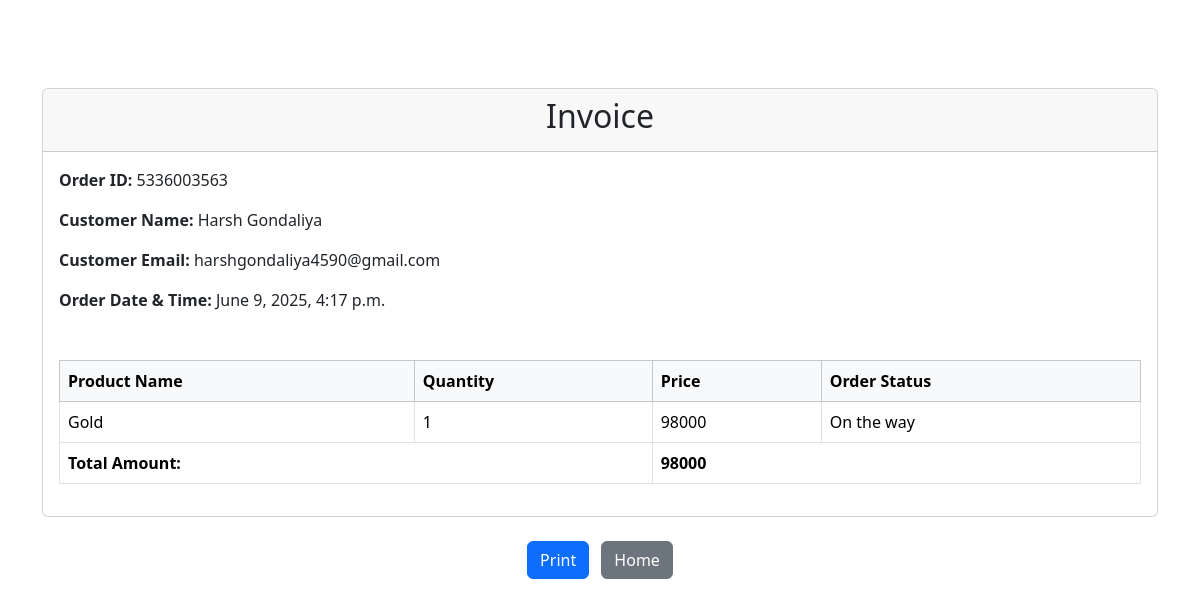
Page /single_invoice/?id=108 (signed in) on the committed database.
### app1/models.py (models this page shows, shortened)
class Order(models.Model):
    prods = models.ManyToManyField(Cart)
    user = models.ForeignKey(Registration,on_delete=models.CASCADE)
    date_time = models.DateTimeField(auto_now=True)
    payment_mode = models.CharField(max_length=50)
    transaction_id = models.CharField(max_length=100,blank=True,null=True)
    total_amount = models.PositiveIntegerField()
    add = models.TextField()
    mob = models.CharField(max_length=10)
    city = models.CharField(max_length=50)
    state = models.CharField(max_length=50)
    pin_code = models.CharField(max_length=6)
    ordered = models.BooleanField(default=False)

class Registration(models.Model):
    name = models.CharField(max_length=50)
    email = models.EmailField(max_length=50)
    add = models.CharField(max_length=50)
    mob = models.CharField(max_length=50)
    password = models.CharField(max_length=8)

class Cart(models.Model):
    pro = models.ForeignKey(Product,on_delete=models.CASCADE)
    user = models.ForeignKey(Registration,on_delete=models.CASCADE)
    qty = models.PositiveBigIntegerField()
    total_amount = models.PositiveIntegerField()
    order_id = models.PositiveBigIntegerField(default=0)
    ordered = models.BooleanField(default=False)
    status = models.CharField(choices=STATUS,verbose_name="Order Status",default="Pending")

class Product(models.Model):
    added_by = models.ForeignKey(SellerRegistration,on_delete=models.CASCADE,blank=True,null=True)
    name = models.CharField(max_length=50)
    price = models.PositiveIntegerField()
    stock = models.PositiveIntegerField(default=0)
    image = models.ImageField(upload_to='pro_img')
    description = models.TextField(max_length=500)
    category = models.ForeignKey(Category, on_delete=models.CASCADE)

### app1/views.py (the view)
# urls.py: path('single_invoice/',single_invoice,name='single_invoice'),
def single_invoice(request):
    if 'login' in request.session:
        id = request.GET['id']
        order = get_object_or_404(Order,id=id)
        param = {'order':order}
        return render(request,"invoice.html",param)
    else:
        return redirect('login')

### app1/templates/invoice.html (shortened to what this page needs)
<!DOCTYPE html>
<html lang="en">
<head>
  <link href="https://cdn.jsdelivr.net/npm/bootstrap@5.3.3/dist/css/bootstrap.min.css" rel="stylesheet">
  <link rel="stylesheet" href="https://cdn.jsdelivr.net/npm/bootstrap-icons@1.10.5/font/bootstrap-icons.css">
</head>
<body class="container mt-5">
    <div class="card">
        <div class="card-header text-center">
            <h2>Invoice</h2>
        </div>
        <div class="card-body" >
            <p><strong>Order ID: </strong>{{order.transaction_id}}</p>
            <p><strong>Customer Name: </strong>{{order.user.name}}</p>
            <p><strong>Customer Email: </strong>{{order.user.email}}</p>
            <p><strong>Order Date & Time: </strong>{{order.date_time}}</p>
            <table class="table table-bordered mt-5 ">
                <thead class="table-light ">
                    <tr>
                        <th>Product Name</th>
                        <th>Quantity</th>
                        <th>Price</th>
                        <th>Order Status</th>
                    </tr>
                </thead>
                <tbody>
                    {% for item in order.prods.all %}
                    <tr>
                        <td>{{item.pro.name}}</td>
                        <td>{{item.qty}}</td>
                        <td>{{item.pro.price}}</td>
                        <td>{{item.status}}</td>
                    </tr>
                    {% endfor %}
                </tbody>
                <tfoot >
                        <th colspan="2" style="color:black;">Total Amount:</th>
                        <th colspan="2">{{order.total_amount}}</th>
                </tfoot>
            </table>
        </div>
    </div>
    <div class='mt-4 text-center no-print'>
        <button class="btn btn-primary me-2" onclick="window.print()">Print</button>
        <a href="/" class="btn btn-secondary">Home</a>
    </div>
</body>
</html>

### app1/templates/invoice.html (style rules this page uses)
body { padding: 40px; background-color: #fff; font-family: 'Segoe UI', sans-serif; }
table th { font-weight: 600; }

### rows in the picture
Order: transaction_id "5336003563", user.name "Harsh Gondaliya", user.email "harshgondaliya4590@gmail.com", date_time "June 9, 2025, 4:17 p.m.", total_amount "98000"
Cart: pro.name "Gold", qty "1", pro.price "98000", status "On the way"
